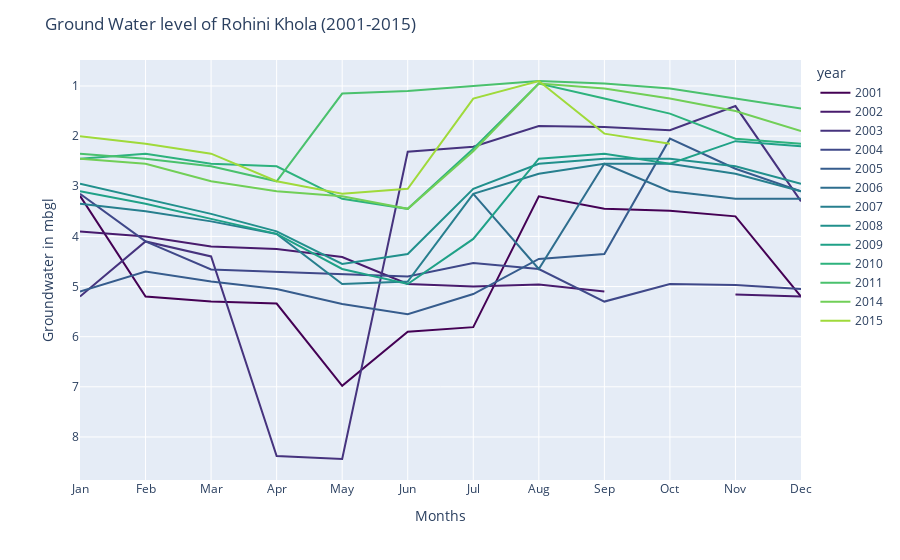

This figure's notebook cell:
### Code cell
# title =  title_wells[wells[0]]
        
x = ["#440154" ,"#481B6D" ,"#46337E", "#3F4889" ,"#365C8D", "#2E6E8E", "#277F8E",
             "#21908C", "#1FA187", "#2DB27D", "#4AC16D", "#71CF57", "#9FDA3A", "#CFE11C", "#FDE725"]

colors = {}
years_in_cols = data['year'].unique().tolist()
for i in range(len(years_in_cols)):
    colors = {i: j for i,j in zip(years_in_cols, x)}
            # print(colors)
fig = px.line(data, x= 'month',y = 'value', color = 'year', color_discrete_map= colors)
              
            # for d in fig['data']:
            #     print(d)
            #     d['line']['color']='grey'
            # fig = go.Figure(data=go.Scatter(x=data["month"], y=data['value'], color = data['year']), 
            # layout = go.Layout(margin = {'l':0, 't': 25, 'r' : 0, 'l' : 0}))
fig.update_layout(title=f'Ground Water level of {title} (2001-2015)',
                   xaxis_title='Months',
                   yaxis_title='Groundwater in mbgl',
                   yaxis_range=[-1,10]),
                   
fig.update_yaxes(autorange="reversed")
fig.show()

### Figure 1 — Plotly figure (JSON) as saved in the notebook; plotly's stock layout.template omitted (floating-point values rounded to 4 significant figures)
{"data": [{"hovertemplate": "year=2001<br>month=%{x}<br>value=%{y}<extra></extra>", "legendgroup": "2001", "line": {"color": "#440154", "dash": "solid"}, "mode": "lines", "name": "2001", "orientation": "v", "showlegend": true, "type": "scatter", "x": ["Jan", "Feb", "Mar", "Apr", "May", "Jun", "Jul", "Aug", "Sep", "Oct", "Nov", "Dec"], "xaxis": "x", "y": [3.19, 5.2, 5.3, 5.34, 6.98, 5.9, 5.81, 3.2, 3.45, 3.49, 3.6, 5.2], "yaxis": "y"}, {"hovertemplate": "year=2002<br>month=%{x}<br>value=%{y}<extra></extra>", "legendgroup": "2002", "line": {"color": "#481B6D", "dash": "solid"}, "mode": "lines", "name": "2002", "orientation": "v", "showlegend": true, "type": "scatter", "x": ["Jan", "Feb", "Mar", "Apr", "May", "Jun", "Jul", "Aug", "Sep", "Oct", "Nov", "Dec"], "xaxis": "x", "y": [3.9, 4, 4.2, 4.25, 4.41, 4.95, 5, 4.96, 5.1, null, 5.16, 5.2], "yaxis": "y"}, {"hovertemplate": "year=2003<br>month=%{x}<br>value=%{y}<extra></extra>", "legendgroup": "2003", "line": {"color": "#46337E", "dash": "solid"}, "mode": "lines", "name": "2003", "orientation": "v", "showlegend": true, "type": "scatter", "x": ["Jan", "Feb", "Mar", "Apr", "May", "Jun", "Jul", "Aug", "Sep", "Oct", "Nov", "Dec"], "xaxis": "x", "y": [5.2, 4.1, 4.4, 8.38, 8.44, 2.31, 2.21, 1.8, 1.82, 1.88, 1.4, 3.3], "yaxis": "y"}, {"hovertemplate": "year=2004<br>month=%{x}<br>value=%{y}<extra></extra>", "legendgroup": "2004", "line": {"color": "#3F4889", "dash": "solid"}, "mode": "lines", "name": "2004", "orientation": "v", "showlegend": true, "type": "scatter", "x": ["Jan", "Feb", "Mar", "Apr", "May", "Jun", "Jul", "Aug", "Sep", "Oct", "Nov", "Dec"], "xaxis": "x", "y": [3.15, 4.1, 4.66, 4.71, 4.76, 4.8, 4.53, 4.65, 5.3, 4.95, 4.97, 5.05], "yaxis": "y"}, {"hovertemplate": "year=2005<br>month=%{x}<br>value=%{y}<extra></extra>", "legendgroup": "2005", "line": {"color": "#365C8D", "dash": "solid"}, "mode": "lines", "name": "2005", "orientation": "v", "showlegend": true, "type": "scatter", "x": ["Jan", "Feb", "Mar", "Apr", "May", "Jun", "Jul", "Aug", "Sep", "Oct", "Nov", "Dec"], "xaxis": "x", "y": [5.1, 4.7, 4.9, 5.05, 5.35, 5.55, 5.15, 4.45, 4.35, 2.05, 2.65, 3.1], "yaxis": "y"}, {"hovertemplate": "year=2006<br>month=%{x}<br>value=%{y}<extra></extra>", "legendgroup": "2006", "line": {"color": "#2E6E8E", "dash": "solid"}, "mode": "lines", "name": "2006", "orientation": "v", "showlegend": true, "type": "scatter", "x": ["Jan", "Feb", "Mar", "Apr", "May", "Jun", "Jul", "Aug", "Sep", "Oct", "Nov", "Dec"], "xaxis": "x", "y": [null, null, null, null, null, null, 3.15, 4.65, 2.55, 3.1, 3.25, 3.25], "yaxis": "y"}, {"hovertemplate": "year=2007<br>month=%{x}<br>value=%{y}<extra></extra>", "legendgroup": "2007", "line": {"color": "#277F8E", "dash": "solid"}, "mode": "lines", "name": "2007", "orientation": "v", "showlegend": true, "type": "scatter", "x": ["Jan", "Feb", "Mar", "Apr", "May", "Jun", "Jul", "Aug", "Sep", "Oct", "Nov", "Dec"], "xaxis": "x", "y": [3.35, 3.5, 3.7, 3.95, 4.95, 4.9, 3.15, 2.75, 2.55, 2.55, 2.75, 3.1], "yaxis": "y"}, {"hovertemplate": "year=2008<br>month=%{x}<br>value=%{y}<extra></extra>", "legendgroup": "2008", "line": {"color": "#21908C", "dash": "solid"}, "mode": "lines", "name": "2008", "orientation": "v", "showlegend": true, "type": "scatter", "x": ["Jan", "Feb", "Mar", "Apr", "May", "Jun", "Jul", "Aug", "Sep", "Oct", "Nov", "Dec"], "xaxis": "x", "y": [2.95, 3.25, 3.55, 3.9, 4.55, 4.35, 3.05, 2.55, 2.45, 2.45, 2.6, 2.95], "yaxis": "y"}, {"hovertemplate": "year=2009<br>month=%{x}<br>value=%{y}<extra></extra>", "legendgroup": "2009", "line": {"color": "#1FA187", "dash": "solid"}, "mode": "lines", "name": "2009", "orientation": "v", "showlegend": true, "type": "scatter", "x": ["Jan", "Feb", "Mar", "Apr", "May", "Jun", "Jul", "Aug", "Sep", "Oct", "Nov", "Dec"], "xaxis": "x", "y": [3.1, 3.35, 3.65, 3.95, 4.65, 4.95, 4.05, 2.45, 2.35, 2.55, 2.1, 2.2], "yaxis": "y"}, {"hovertemplate": "year=2010<br>month=%{x}<br>value=%{y}<extra></extra>", "legendgroup": "2010", "line": {"color": "#2DB27D", "dash": "solid"}, "mode": "lines", "name": "2010", "orientation": "v", "showlegend": true, "type": "scatter", "x": ["Jan", "Feb", "Mar", "Apr", "May", "Jun", "Jul", "Aug", "Sep", "Oct", "Nov", "Dec"], "xaxis": "x", "y": [2.45, 2.35, 2.55, 2.6, 3.25, 3.45, 2.25, 0.95, 1.25, 1.55, 2.05, 2.15], "yaxis": "y"}, {"hovertemplate": "year=2011<br>month=%{x}<br>value=%{y}<extra></extra>", "legendgroup": "2011", "line": {"color": "#4AC16D", "dash": "solid"}, "mode": "lines", "name": "2011", "orientation": "v", "showlegend": true, "type": "scatter", "x": ["Jan", "Feb", "Mar", "Apr", "May", "Jun", "Jul", "Aug", "Sep", "Oct", "Nov", "Dec"], "xaxis": "x", "y": [2.35, 2.45, 2.6, 2.9, 1.15, 1.1, 1, 0.9, 0.95, 1.05, 1.25, 1.45], "yaxis": "y"}, {"hovertemplate": "year=2014<br>month=%{x}<br>value=%{y}<extra></extra>", "legendgroup": "2014", "line": {"color": "#71CF57", "dash": "solid"}, "mode": "lines", "name": "2014", "orientation": "v", "showlegend": true, "type": "scatter", "x": ["Jan", "Feb", "Mar", "Apr", "May", "Jun", "Jul", "Aug", "Sep", "Oct", "Nov", "Dec"], "xaxis": "x", "y": [2.45, 2.55, 2.9, 3.1, 3.2, 3.45, 2.3, 0.95, 1.05, 1.25, 1.5, 1.9], "yaxis": "y"}, {"hovertemplate": "year=2015<br>month=%{x}<br>value=%{y}<extra></extra>", "legendgroup": "2015", "line": {"color": "#9FDA3A", "dash": "solid"}, "mode": "lines", "name": "2015", "orientation": "v", "showlegend": true, "type": "scatter", "x": ["Jan", "Feb", "Mar", "Apr", "May", "Jun", "Jul", "Aug", "Sep", "Oct", "Nov", "Dec"], "xaxis": "x", "y": [2, 2.15, 2.35, 2.9, 3.15, 3.05, 1.25, 0.9, 1.95, 2.15, null, null], "yaxis": "y"}], "layout": {"autosize": true, "legend": {"title": {"text": "year"}, "tracegroupgap": 0}, "margin": {"t": 60}, "title": {"text": "Ground Water level of Rohini Khola (2001-2015)"}, "xaxis": {"anchor": "y", "autorange": true, "domain": [0, 1], "range": [0, 11], "title": {"text": "Months"}, "type": "category"}, "yaxis": {"anchor": "x", "autorange": true, "domain": [0, 1], "range": [8.859, 0.4811], "title": {"text": "Groundwater in mbgl"}, "type": "linear"}}}
